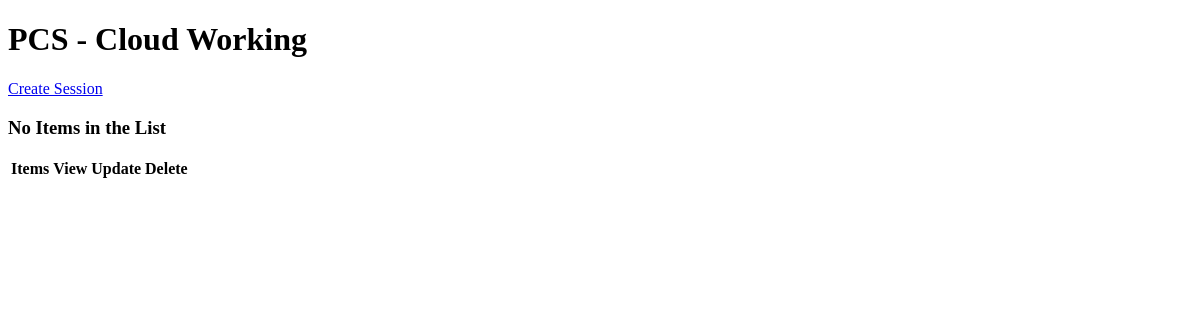
The page /pcs_cloud/ on the database as committed earlier.
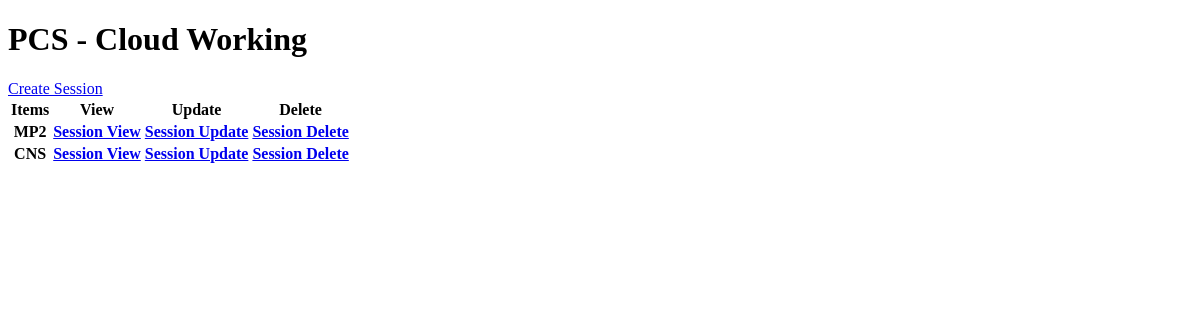
The same page on the database as committed later.
### oncl_app/models.py (models this page shows, shortened)
class PCS_Cloud(models.Model):
    user = models.ForeignKey(User, on_delete=models.CASCADE, null=True, blank=True)
    course_name = models.CharField(max_length=200)
    topics = models.TextField(max_length=200, null=True, blank=True)
    url = models.TextField(max_length=200, null=True, blank=True)
    time = models.DateTimeField(auto_now_add=True)
    faculty_name = models.CharField(max_length=200)
    faculty_email = models.CharField(max_length=200)
    faculty_phno = models.CharField(max_length=200)
    class Meta:
        order_with_respect_to = 'user'

### oncl_app/views.py (the view)
# urls.py: path('pcs_cloud/', PCS_Cloud_List.as_view(template_name="oncl_app/PCS_Cloud/PCS_Cloud_List.html"), name='pcs_cloud'),
class PCS_Cloud_List(ListView):
    model = PCS_Cloud
    context_object_name = 'sessions'

### oncl_app/templates/oncl_app/PCS_Cloud/PCS_Cloud_List.html (shortened to what this page needs)
<!DOCTYPE html>
<html lang="en">
<head>
</head>
<body>
    <h1> PCS - Cloud Working </h1>
    <a href="{% url 'pcs_cloud_create' %}"> Create Session</a>
    <table>
        <tr>
            <th>Items</th>
            <th>View</th>
            <th>Update</th>
            <th>Delete</th>
        </tr>
        {% for PCS_Cloud in sessions %}
        <tr>
            <th>{{ PCS_Cloud.course_name }}</th>
            <th><a href="{% url 'session' PCS_Cloud.id  %}"> Session View </a></th>
            <th><a href="{% url 'pcs_cloud_update' PCS_Cloud.id %}"> Session Update </a></th>
            <th><a href="{% url 'pcs_cloud_delete' PCS_Cloud.id %}"> Session Delete </a></th>
        </tr>
        {% empty %}
        <h3>No Items in the List</h3>
        {% endfor %}
    </table>
</body>
</html>

Rows that differ between the two databases and show on the page:
added PCS_Cloud: course_name "MP2"
added PCS_Cloud: course_name "CNS"
Other text that changed with them:
text no longer shown: "No Items in the List"
